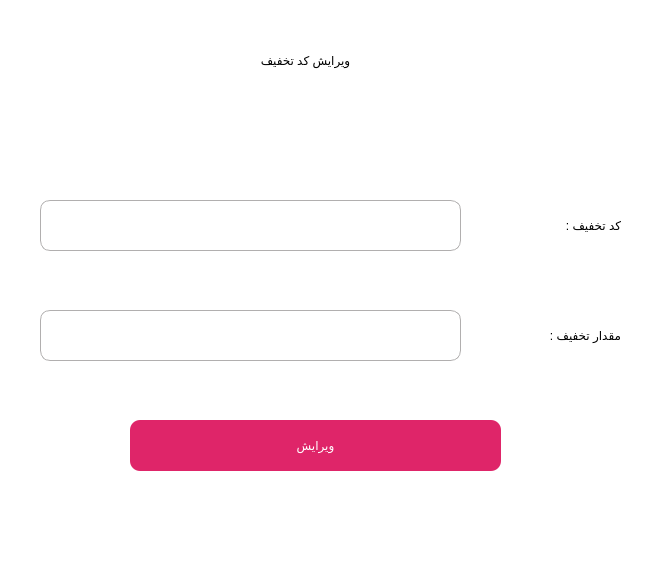
<?xml version="1.0" encoding="UTF-8"?>
<ui version="4.0">
 <class>Dialog</class>
 <widget class="QDialog" name="Dialog">
  <property name="geometry">
   <rect>
    <x>0</x>
    <y>0</y>
    <width>646</width>
    <height>585</height>
   </rect>
  </property>
  <property name="windowTitle">
   <string>Dialog</string>
  </property>
  <property name="styleSheet">
   <string notr="true">background-color : #fff;</string>
  </property>
  <widget class="QLabel" name="label_2">
   <property name="geometry">
    <rect>
     <x>130</x>
     <y>0</y>
     <width>351</width>
     <height>121</height>
    </rect>
   </property>
   <property name="styleSheet">
    <string notr="true">font: 28pt &quot;B narm&quot;;</string>
   </property>
   <property name="text">
    <string>ویرایش کد تخفیف</string>
   </property>
   <property name="alignment">
    <set>Qt::AlignCenter</set>
   </property>
   <property name="wordWrap">
    <bool>true</bool>
   </property>
  </widget>
  <widget class="QLineEdit" name="offer_input">
   <property name="geometry">
    <rect>
     <x>40</x>
     <y>200</y>
     <width>421</width>
     <height>51</height>
    </rect>
   </property>
   <property name="styleSheet">
    <string notr="true">#offer_input{
border : 1px solid #b1afaf;
border-radius : 10%;
font: 18pt &quot;Century Gothic&quot;;
}
#offer_input:focus{
border : 1px solid #df2569;
}</string>
   </property>
  </widget>
  <widget class="QLineEdit" name="discount_input">
   <property name="geometry">
    <rect>
     <x>40</x>
     <y>310</y>
     <width>421</width>
     <height>51</height>
    </rect>
   </property>
   <property name="cursor">
    <cursorShape>IBeamCursor</cursorShape>
   </property>
   <property name="styleSheet">
    <string notr="true">#discount_input{
border : 1px solid #b1afaf;
border-radius : 10%;
font: 18pt &quot;Century Gothic&quot;;
}
#discount_input:focus{
border: 1px solid #df2569;
}</string>
   </property>
   <property name="echoMode">
    <enum>QLineEdit::Normal</enum>
   </property>
  </widget>
  <widget class="QLabel" name="label_3">
   <property name="geometry">
    <rect>
     <x>500</x>
     <y>200</y>
     <width>121</width>
     <height>51</height>
    </rect>
   </property>
   <property name="styleSheet">
    <string notr="true">font: 12pt &quot;IRANSans&quot;;</string>
   </property>
   <property name="text">
    <string>کد تخفیف :</string>
   </property>
  </widget>
  <widget class="QLabel" name="label_4">
   <property name="geometry">
    <rect>
     <x>470</x>
     <y>310</y>
     <width>151</width>
     <height>51</height>
    </rect>
   </property>
   <property name="styleSheet">
    <string notr="true">font: 12pt &quot;IRANSans&quot;;</string>
   </property>
   <property name="text">
    <string>مقدار تخفیف :</string>
   </property>
  </widget>
  <widget class="QPushButton" name="confirm_btn">
   <property name="geometry">
    <rect>
     <x>130</x>
     <y>420</y>
     <width>371</width>
     <height>51</height>
    </rect>
   </property>
   <property name="cursor">
    <cursorShape>PointingHandCursor</cursorShape>
   </property>
   <property name="styleSheet">
    <string notr="true">#confirm_btn{
border-radius : 10%;
background-color: #df2569;
color : #fff;
font: 17pt &quot;IRANSans&quot;;
}</string>
   </property>
   <property name="text">
    <string>ویرایش</string>
   </property>
  </widget>
 </widget>
 <resources/>
 <connections/>
</ui>
